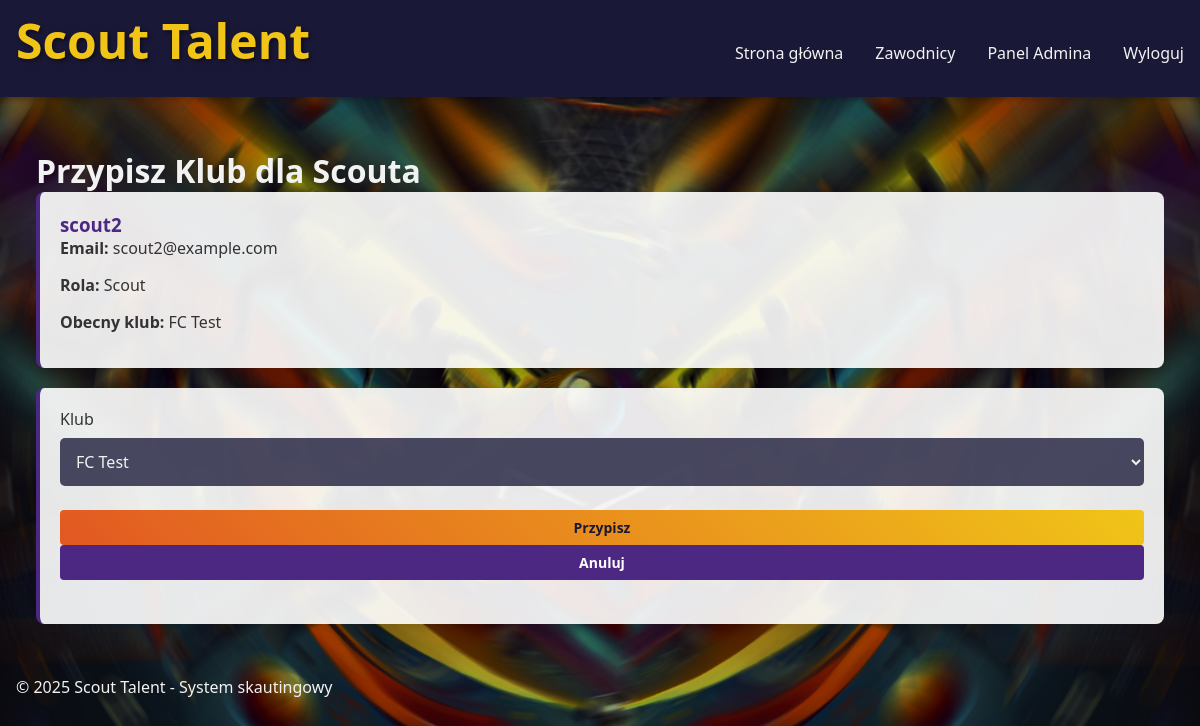
The page /admin/users/assign-club/4 (signed in) on the database its author committed.
### app/models.py (models this page shows, shortened)
class User(UserMixin, db.Model):
    id = db.Column(db.Integer, primary_key=True)
    username = db.Column(db.String(64), unique=True, nullable=False)
    email = db.Column(db.String(120), unique=True, nullable=False)
    password_hash = db.Column(db.String(128))
    role = db.Column(db.String(20), default='user')  # user, scout, club_manager, admin
    profile_picture = db.Column(db.String(200), nullable=True)  # Path to profile picture file
    status = db.Column(db.String(20), default='amateur')  # pro/amateur
    players = db.relationship('Player', backref='scout', lazy='dynamic')
    club_id = db.Column(db.Integer, db.ForeignKey('club.id'), nullable=True)

class Club(db.Model):
    id = db.Column(db.Integer, primary_key=True)
    name = db.Column(db.String(100), unique=True, nullable=False)
    description = db.Column(db.Text)
    logo = db.Column(db.String(255), nullable=True)
    city = db.Column(db.String(100))
    scouts = db.relationship('User', backref='club', lazy='dynamic', foreign_keys='User.club_id')
    created_at = db.Column(db.DateTime, default=datetime.utcnow)

### app/routes/admin_routes.py (the view)
    def decorated_view(*args, **kwargs):
        if not current_user.is_authenticated or current_user.role != 'admin':
            abort(403)  # Forbidden
        return func(*args, **kwargs)

### app/forms.py
class AssignScoutForm(FlaskForm):
    club = SelectField('Klub', coerce=int)
    submit = SubmitField('Przypisz')

### app/models.py (called while the page is built)
@login_manager.user_loader
def load_user(id):
    return User.query.get(int(id))

### app/routes/admin_routes.py (called while the page is built, shortened)
def admin_required(func):
    def decorated_view(*args, **kwargs):
        if not current_user.is_authenticated or current_user.role != 'admin':
            abort(403)  # Forbidden
        return func(*args, **kwargs)
    decorated_view.__name__ = func.__name__
    return decorated_view

@admin.route('/users/assign-club/<int:user_id>', methods=['GET', 'POST'])
@login_required
@admin_required
def assign_club(user_id):
    user = User.query.get_or_404(user_id)
    if user.role != 'scout':
        flash('Tylko scouci mogą być przypisani do klubów.', 'danger')
        return redirect(url_for('admin.users'))
    form = AssignScoutForm(obj=user)
    form.club.choices = [(0, 'Brak klubu')] + [(c.id, c.name) for c in Club.query.order_by(Club.name).all()]
    if request.method == 'GET':
        if user.club_id:
            form.club.data = user.club_id
        else:
            form.club.data = 0
    return render_template('admin/assign_club.html', form=form, user=user)

### app/templates/admin/assign_club.html (shortened to what this page needs)
{% extends 'base.html' %}
{% block content %}
<div class="admin-dashboard">
    <h1>Przypisz Klub dla Scouta</h1>
    <div class="card" style="margin-bottom: 20px;">
        <h3>{{ user.username }}</h3>
        <p><strong>Email:</strong> {{ user.email }}</p>
        <p><strong>Rola:</strong> {{ user.role|capitalize }}</p>
        <p><strong>Obecny klub:</strong> {% if user.club %}{{ user.club.name }}{% else %}Brak przypisanego klubu{% endif %}</p>
    </div>
    <div class="card">
        <form method="POST">
            <div class="form-group">
                {{ form.club.label }}
                {{ form.club(class="form-control") }}
            </div>
            <div class="form-group" style="margin-top: 20px;">
                {{ form.submit(class="btn btn-primary") }}
                <a href="{{ url_for('admin.users') }}" class="btn">Anuluj</a>
            </div>
        </form>
    </div>
</div>
{% endblock %}

### app/static/css/style.css (style rules this page uses)
:root { --primary-color: #4c2882; --secondary-color: #e25822; --accent-color: #f0c518; --background-color: #0a2a4a; --text-color: #f2f2f2; --dark-accent: #1a1837; --light-bg: #f5f7fa; --dark-text: #333333; --card-border: #4c2882; --card-bg: rgba(255, 255, 255, 0.9); --header-bg: rgba(26, 24, 55, 0.9); --header-text: #f0c518; --gradient-primary: linear-gradient(135deg, var(--primary-color), var(--dark-accent)); --gradient-secondary: linear-gradient(45deg, var(--secondary-color), var(--accent-color)); }
* { margin: 0; padding: 0; box-sizing: border-box; font-family: 'Segoe UI', Tahoma, Geneva, Verdana, sans-serif; }
body { background-image: url('../images/background.png'); background-size: cover; background-position: center; color: var(--text-color); min-height: 100vh; }
.form-group { margin-bottom: 1.5rem; }
.form-control { width: 100%; padding: 12px; border: none; border-radius: 5px; background: rgba(30, 30, 60, 0.8); color: var(--text-color); font-size: 1rem; margin-top: 0.5rem; }
.btn { width: 100%; padding: 12px; border: none; border-radius: 5px; cursor: pointer; font-size: 1rem; font-weight: bold; transition: all 0.3s ease; }
.btn-primary { background: var(--gradient-secondary); color: var(--dark-accent); }
.admin-dashboard { padding: 20px; max-width: 1200px; margin: 0 auto; }
.card { background-color: var(--card-bg); border-radius: 8px; box-shadow: 0 4px 8px rgba(0, 0, 0, 0.1); padding: 20px; transition: transform 0.3s ease, box-shadow 0.3s ease; color: var(--dark-text); border-left: 4px solid var(--card-border); }
.card h3 { color: var(--primary-color); margin-top: 0; font-weight: bold; }
.card p { color: var(--dark-text); margin-bottom: 15px; }
.btn { display: inline-block; padding: 8px 16px; background-color: var(--primary-color); color: white; text-decoration: none; border-radius: 4px; font-size: 14px; transition: all 0.3s ease; border: none; cursor: pointer; text-align: center; }
.btn-primary { background: var(--gradient-secondary); color: var(--dark-accent); font-weight: bold; }

### rows shown on the page
User: username "scout2", email "scout2@example.com", role "Scout"
Club: club.name "FC Test"
